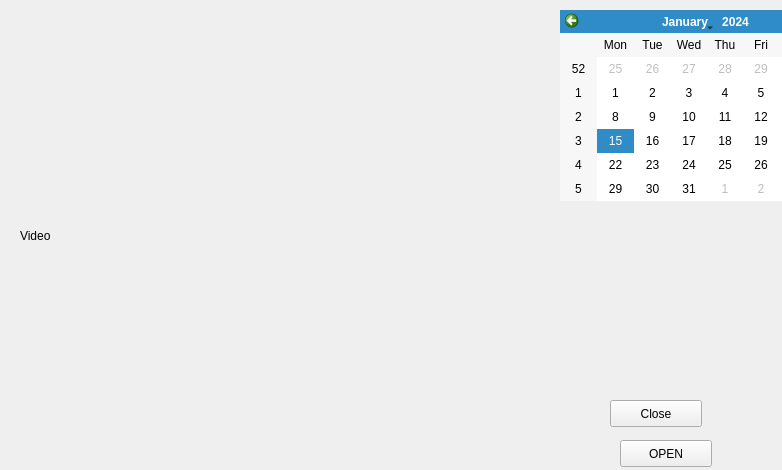
<?xml version="1.0" encoding="UTF-8"?>
<ui version="4.0">
 <class>MainWindow</class>
 <widget class="QMainWindow" name="MainWindow">
  <property name="geometry">
   <rect>
    <x>0</x>
    <y>0</y>
    <width>782</width>
    <height>470</height>
   </rect>
  </property>
  <property name="windowTitle">
   <string>MainWindow</string>
  </property>
  <widget class="QWidget" name="centralWidget">
   <widget class="QWidget" name="ClockWidget" native="true">
    <property name="geometry">
     <rect>
      <x>560</x>
      <y>210</y>
      <width>291</width>
      <height>181</height>
     </rect>
    </property>
   </widget>
   <widget class="QCalendarWidget" name="calendarWidget">
    <property name="geometry">
     <rect>
      <x>560</x>
      <y>10</y>
      <width>291</width>
      <height>191</height>
     </rect>
    </property>
   </widget>
   <widget class="QPushButton" name="OPEN">
    <property name="geometry">
     <rect>
      <x>620</x>
      <y>440</y>
      <width>92</width>
      <height>27</height>
     </rect>
    </property>
    <property name="text">
     <string>OPEN</string>
    </property>
   </widget>
   <widget class="QPushButton" name="CLOSE">
    <property name="geometry">
     <rect>
      <x>610</x>
      <y>400</y>
      <width>92</width>
      <height>27</height>
     </rect>
    </property>
    <property name="text">
     <string>Close</string>
    </property>
   </widget>
   <widget class="QLabel" name="labelvideo">
    <property name="geometry">
     <rect>
      <x>20</x>
      <y>20</y>
      <width>511</width>
      <height>431</height>
     </rect>
    </property>
    <property name="text">
     <string>Video</string>
    </property>
   </widget>
  </widget>
 </widget>
 <layoutdefault spacing="6" margin="11"/>
 <resources/>
 <connections/>
</ui>
